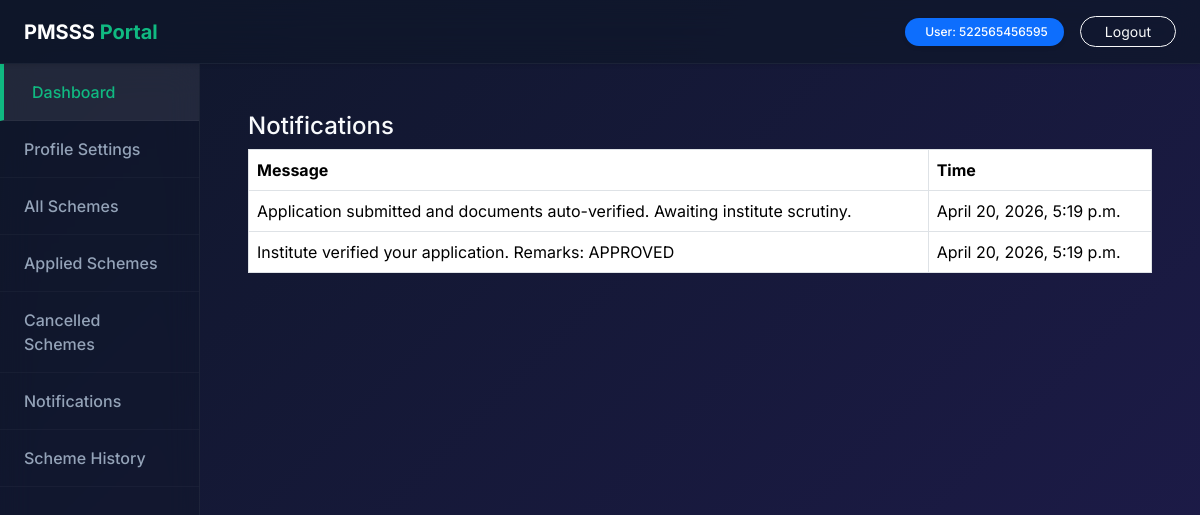
The page /student/notifications/ (signed in) on the database its author committed.
### accounts/models.py (models this page shows)
class User(AbstractBaseUser, PermissionsMixin):
    ROLE_CHOICES = (
        ("STUDENT", "Student"),
        ("INSTITUTE", "Institute"),
        ("OFFICER", "Officer"),
        ("ADMIN", "Admin"),
    )
    id = models.UUIDField(primary_key=True, default=uuid.uuid4, editable=False)
    aadhaar = models.CharField(max_length=12, unique=True)
    role = models.CharField(max_length=20, choices=ROLE_CHOICES)
    is_active = models.BooleanField(default=True)
    is_staff = models.BooleanField(default=False)
    objects = UserManager()
    USERNAME_FIELD = "aadhaar"

### applications/models.py (models this page shows)
class Notification(models.Model):
    student = models.ForeignKey(settings.AUTH_USER_MODEL,on_delete=models.CASCADE)
    message = models.TextField()
    created_at = models.DateTimeField(auto_now_add=True)

### accounts/views.py (the view)
# urls.py: path("student/notifications/", views.notifications, name="notifications"),
@login_required
def notifications(request):
    notes = Notification.objects.filter(student=request.user)
    return render(request,"notifications.html",{"notes":notes})

### templates/notifications.html
{% extends "layout/base.html" %}
{% block content %}
<h4>Notifications</h4>
<table class="table table-bordered bg-white">
	<tr>
		<th>Message</th>
		<th>Time</th>
	</tr>
	{% for n in notes %}
	<tr>
		<td>{{ n.message }}</td>
		<td>{{ n.created_at }}</td>
	</tr>
	{% empty %}
	<tr><td colspan="2">No notifications.</td></tr>
	{% endfor %}
</table>
{% endblock %}

### templates/layout/base.html (shortened to what this page needs)
{% load static %}
<!DOCTYPE html>
<html lang="en">
<head>
<link href="https://cdn.jsdelivr.net/npm/bootstrap@5.3.2/dist/css/bootstrap.min.css" rel="stylesheet">
<link rel="stylesheet" href="{% static 'css/style.css' %}">
</head>
<body class="bg-gradient-modern m-0 p-0">
<div class="top-nav-glass text-white p-3 px-4 d-flex justify-content-between align-items-center sticky-top shadow-sm">
    <a href="/" class="text-decoration-none"><span class="fs-5 fw-bold text-white">PMSSS <span class="text-accent">Portal</span></span></a>
    <div class="d-flex align-items-center">
        <span class="badge bg-primary px-3 py-2 rounded-pill shadow-sm fw-medium d-none d-md-block">
             User: {{ request.user.aadhaar }}
        </span>
        <a href="/login/" class="btn btn-sm btn-outline-light ms-3 rounded-pill px-4">Logout</a>
    </div>
</div>
<div class="container-fluid p-0">
    <div class="row g-0">
        <div class="col-md-3 col-lg-2 glass-sidebar">
            <a href="{% url 'student_home' %}" class="active">Dashboard</a>
            <a href="{% url 'profile_personal' %}">Profile Settings</a>
            <a href="{% url 'all_schemes' %}">All Schemes</a>
            <a href="{% url 'my_applied' %}">Applied Schemes</a>
            <a href="{% url 'my_cancelled' %}">Cancelled Schemes</a>
            <a href="{% url 'notifications' %}">Notifications</a>
            <a href="{% url 'scheme_history' %}">Scheme History</a>
        </div>
        <div class="col-md-9 col-lg-10 p-4 p-md-5 fade-in dashboard-content">
            {% block content %}{% endblock %}
        </div>
    </div>
</div>
</body>
</html>

### static/css/style.css (style rules this page uses)
:root { --font-family-sans: 'Inter', system-ui, -apple-system, sans-serif; --color-primary: #4F46E5; --color-primary-dark: #3730A3; --color-accent: #10B981; --color-accent-dark: #059669; --bg-gradient-start: #0f172a; --bg-gradient-end: #1e1b4b; --bg-gradient-accent: #312e81; --glass-bg: rgba(255, 255, 255, 0.05); --glass-border: rgba(255, 255, 255, 0.1); --glass-shadow: 0 8px 32px 0 rgba(0, 0, 0, 0.37); --glass-blur: blur(12px); --text-main: #f8fafc; --text-muted: #94a3b8; }
body { font-family: var(--font-family-sans); color: var(--text-main); min-height: 100vh; margin: 0; display: flex; flex-direction: column; }
.bg-gradient-modern { background: linear-gradient(135deg, var(--bg-gradient-start), var(--bg-gradient-end), var(--bg-gradient-accent)); background-size: 200% 200%; animation: gradientFlow 15s ease infinite; }
.text-accent { color: var(--color-accent) !important; }
.fade-in { animation: fadeIn 0.8s ease-out; }
a { color: var(--color-accent); text-decoration: none; transition: color 0.2s ease; }

### templates/layout/base.html (style rules this page uses)
.glass-sidebar { background: rgba(15, 23, 42, 0.4); backdrop-filter: blur(16px); -webkit-backdrop-filter: blur(16px); border-right: 1px solid rgba(255,255,255,0.05); min-height: calc(100vh - 66px); }
.glass-sidebar a { display: block; padding: 16px 24px; border-bottom: 1px solid rgba(255,255,255,0.03); text-decoration: none; color: var(--text-muted); transition: all 0.25s ease; font-weight: 500; }
.glass-sidebar a:hover, .glass-sidebar a.active { background: rgba(255, 255, 255, 0.08); color: var(--color-accent); padding-left: 28px; border-left: 4px solid var(--color-accent); }
.top-nav-glass { background: rgba(15, 23, 42, 0.7) !important; backdrop-filter: blur(16px); -webkit-backdrop-filter: blur(16px); border-bottom: 1px solid rgba(255,255,255,0.05); }

### rows shown on the page
User: user.aadhaar "522565456595"
Notification: message "Application submitted and documents auto-verified. Awaiting institute scrutiny.", created_at "April 20, 2026, 5:19 p.m."
Notification: message "Institute verified your application. Remarks: APPROVED", created_at "April 20, 2026, 5:19 p.m."
